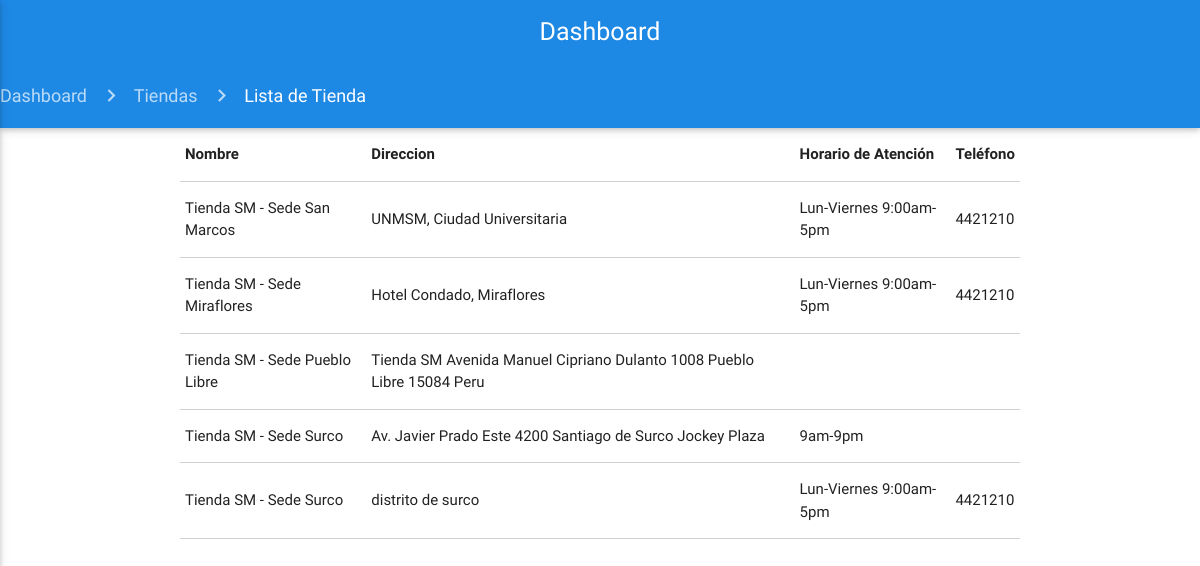
Before: /administrador/lista_tiendas with the older database file.
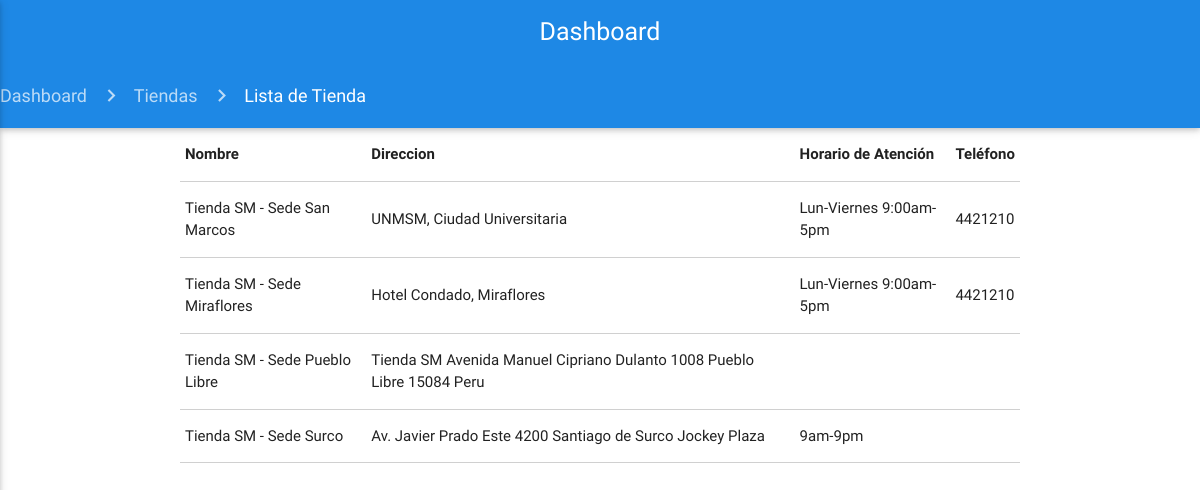
After: the same page with the newer database file.
### tienda/models.py (models this page shows, shortened)
class Tiendas(models.Model):
    nombre = models.CharField('Nombre', max_length=100)
    direccion = models.TextField('Direccion')
    localizacion = models.ForeignKey('Localizacion', on_delete=models.CASCADE)
    horario_atencion = models.CharField('Horario', max_length=100, blank=True)
    telefono = models.CharField('Telefono', max_length=100, blank=True)
    imagen = models.ImageField('Imagen', upload_to='stores/', blank=True)
    class Meta:
        verbose_name = 'Tienda'
        verbose_name_plural = 'Tiendas'

### administrador/views.py (the view)
# urls.py: url(r'^administrador/lista_tiendas', views.lista_tiendas, name='lista_tiendas'),
def lista_tiendas(request):
    template = loader.get_template("administrador/tienda/lista_tiendas.html")
    tiendas = Tiendas.objects.all()
    context = {'tiendas':tiendas}
    return HttpResponse(template.render(context, request))

### templates/administrador/tienda/lista_tiendas.html
{% extends 'administrador/base.html' %}
{% load staticfiles %}
{% block content %}
<nav>
	<div class="nav-wrapper blue darken-1">
		<div class="col s12">
			<a href="{% url 'administrador' %}" class="breadcrumb">Dashboard</a>
			<a href="{% url 'dashboard_tiendas' %}" class="breadcrumb">Tiendas</a>
			<a href="#!" class="breadcrumb">Lista de Tienda</a>
		</div>
	</div>
</nav>
    <div class="container lista-tiendas">
        <table class="highlight bordered">
        <thead>
          <tr>
              <th data-field="id">Nombre</th>
              <th data-field="name">Direccion</th>
              <th data-field="price">Horario de Atención</th>
              <th data-field="price">Teléfono</th>
          </tr>
        </thead>
        <tbody>
            {% for tienda in tiendas%}
          <tr>
            <td>{{tienda.nombre}}</td>
            <td>{{tienda.direccion}}</td>
            <td>{{tienda.horario_atencion}}</td>
            <td>{{tienda.telefono}}</td>
          </tr>
            {% endfor %}
        </tbody>
      </table>
    </div>
{% endblock %}

Changed rows visible on the page:
removed Tiendas: nombre "Tienda SM - Sede Surco", direccion "distrito de surco", horario_atencion "Lun-Viernes 9:00am-5pm", telefono "4421210"
